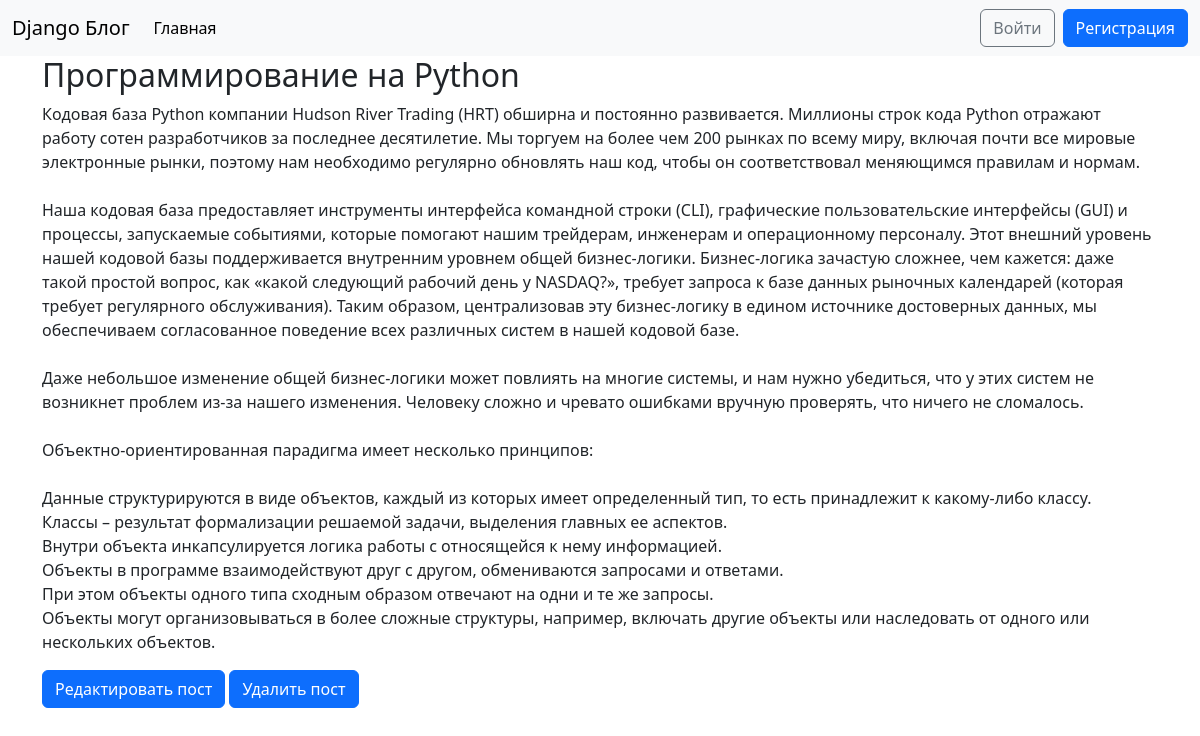
The app's page /post/2/ with its own data.
### blog/models.py (models this page shows, shortened)
class Post(models.Model):
    title = models.CharField(max_length=200)
    author = models.ForeignKey(
        'auth.User',
        on_delete=models.CASCADE,
    )
    body = models.TextField()

### blog/views.py (the view)
# urls.py: path('post/<int:pk>/', BlogDetailView.as_view(), name='post_detail'),
class BlogDetailView(DetailView):
    model = Post
    template_name = 'post_detail.html'

### templates/post_detail.html
{% extends 'base.html' %}
{% block content %}
  <div class="post-entry">
    <h2>{{ object.title }}</h2>
    <p>{{ object.body|linebreaksbr }}</p>
  </div>
  <a href="{% url 'post_edit' post.pk %}" class="btn btn-primary">Редактировать пост</a>
  <a href="{% url 'post_delete' post.pk %}" class="btn btn-primary">Удалить пост</a>
{% endblock %}

### records on screen
Post: title "Программирование на Python", body "Кодовая база Python компании Hudson River Trading (HRT) обширна и постоянно развивается. Миллионы строк кода Python отражают работу сотен разработчиков за последнее десятилетие. Мы торгуем на более чем 200 рынках по всему миру, включая почти все мировые электронные рынки, поэтому нам необходимо регулярно обновлять наш код, чтобы он соответствовал меняющимся правилам и нормам. Наша кодовая база предоставляет инструменты интерфейса командной строки (CLI), графические пользовательские интерфейсы (GUI) и процессы, запускаемые событиями, которые помогают нашим трейдерам, инженерам и операционному персоналу. Этот внешний уровень нашей кодовой базы поддерживается внутренним уровнем общей…"
